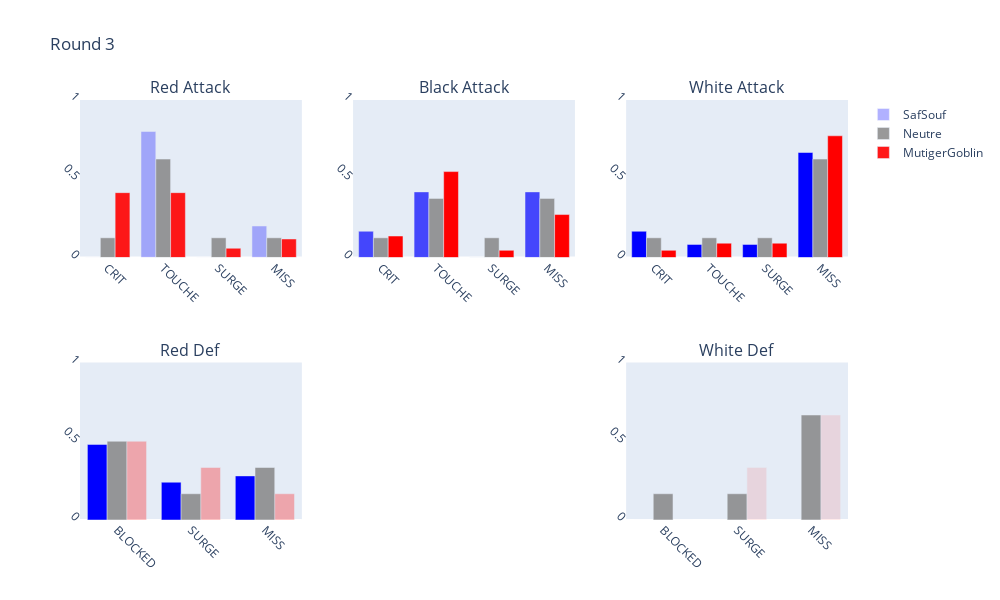

The notebook cell this image was saved under:
### Markdown cell above
### <div class="alert alert-block alert-info">Round 3</div>

### Code cell
subplot_all_dice(xatt,xdef,BlueListSizeRound3,RedListSizeRound3,attRedListRound3,attBlackListRound3,attWhiteListRound3,
                 defRedListRound3,defWhiteListRound3,title = "Round 3",blue = BluePlayer,red = RedPlayer )

### Figure 1 — Plotly figure (JSON) as saved in the notebook; plotly's stock layout.template omitted (floating-point values rounded to 4 significant figures)
{"data": [{"marker": {"color": "blue"}, "name": "SafSouf", "opacity": 0.3, "showlegend": true, "type": "bar", "x": ["CRIT", "TOUCHE", "SURGE", "MISS"], "xaxis": "x", "y": [0, 0.8, 0, 0.2], "yaxis": "y"}, {"marker": {"color": "grey"}, "name": "Neutre", "opacity": 0.8, "showlegend": true, "type": "bar", "x": ["CRIT", "TOUCHE", "SURGE", "MISS"], "xaxis": "x", "y": [0.125, 0.625, 0.125, 0.125], "yaxis": "y"}, {"marker": {"color": "red"}, "name": "MutigerGoblin", "opacity": 0.9, "showlegend": true, "type": "bar", "x": ["CRIT", "TOUCHE", "SURGE", "MISS"], "xaxis": "x", "y": [0.4118, 0.4118, 0.05882, 0.1176], "yaxis": "y"}, {"marker": {"color": "blue"}, "name": "SafSouf", "opacity": 0.7, "showlegend": false, "type": "bar", "x": ["CRIT", "TOUCHE", "SURGE", "MISS"], "xaxis": "x2", "y": [0.1667, 0.4167, 0, 0.4167], "yaxis": "y2"}, {"marker": {"color": "grey"}, "name": "Neutre", "opacity": 0.8, "showlegend": false, "type": "bar", "x": ["CRIT", "TOUCHE", "SURGE", "MISS"], "xaxis": "x2", "y": [0.125, 0.375, 0.125, 0.375], "yaxis": "y2"}, {"marker": {"color": "red"}, "name": "MutigerGoblin", "opacity": 1, "showlegend": false, "type": "bar", "x": ["CRIT", "TOUCHE", "SURGE", "MISS"], "xaxis": "x2", "y": [0.1364, 0.5455, 0.04545, 0.2727], "yaxis": "y2"}, {"marker": {"color": "blue"}, "name": "SafSouf", "opacity": 1, "showlegend": false, "type": "bar", "x": ["CRIT", "TOUCHE", "SURGE", "MISS"], "xaxis": "x3", "y": [0.1667, 0.08333, 0.08333, 0.6667], "yaxis": "y3"}, {"marker": {"color": "grey"}, "name": "Neutre", "opacity": 0.8, "showlegend": false, "type": "bar", "x": ["CRIT", "TOUCHE", "SURGE", "MISS"], "xaxis": "x3", "y": [0.125, 0.125, 0.125, 0.625], "yaxis": "y3"}, {"marker": {"color": "red"}, "name": "MutigerGoblin", "opacity": 1, "showlegend": false, "type": "bar", "x": ["CRIT", "TOUCHE", "SURGE", "MISS"], "xaxis": "x3", "y": [0.04545, 0.09091, 0.09091, 0.7727], "yaxis": "y3"}, {"marker": {"color": "blue"}, "name": "SafSouf", "opacity": 1, "showlegend": false, "type": "bar", "x": ["BLOCKED", "SURGE", "MISS"], "xaxis": "x4", "y": [0.48, 0.24, 0.28], "yaxis": "y4"}, {"marker": {"color": "grey"}, "name": "Neutre", "opacity": 0.8, "showlegend": false, "type": "bar", "x": ["BLOCKED", "SURGE", "MISS"], "xaxis": "x4", "y": [0.5, 0.1667, 0.3333], "yaxis": "y4"}, {"marker": {"color": "red"}, "name": "MutigerGoblin", "opacity": 0.3, "showlegend": false, "type": "bar", "x": ["BLOCKED", "SURGE", "MISS"], "xaxis": "x4", "y": [0.5, 0.3333, 0.1667], "yaxis": "y4"}, {"marker": {"color": "blue"}, "name": "SafSouf", "opacity": 0.1, "showlegend": false, "type": "bar", "x": ["BLOCKED", "SURGE", "MISS"], "xaxis": "x6", "y": [0, 0, 0], "yaxis": "y6"}, {"marker": {"color": "grey"}, "name": "Neutre", "opacity": 0.8, "showlegend": false, "type": "bar", "x": ["BLOCKED", "SURGE", "MISS"], "xaxis": "x6", "y": [0.1667, 0.1667, 0.6667], "yaxis": "y6"}, {"marker": {"color": "red"}, "name": "MutigerGoblin", "opacity": 0.1, "showlegend": false, "type": "bar", "x": ["BLOCKED", "SURGE", "MISS"], "xaxis": "x6", "y": [0, 0.3333, 0.6667], "yaxis": "y6"}], "layout": {"annotations": [{"font": {"size": 16}, "showarrow": false, "text": "Red Attack", "x": 0.1444, "xanchor": "center", "xref": "paper", "y": 1, "yanchor": "bottom", "yref": "paper"}, {"font": {"size": 16}, "showarrow": false, "text": "Black Attack", "x": 0.5, "xanchor": "center", "xref": "paper", "y": 1, "yanchor": "bottom", "yref": "paper"}, {"font": {"size": 16}, "showarrow": false, "text": "White Attack", "x": 0.8556, "xanchor": "center", "xref": "paper", "y": 1, "yanchor": "bottom", "yref": "paper"}, {"font": {"size": 16}, "showarrow": false, "text": "Red Def", "x": 0.1444, "xanchor": "center", "xref": "paper", "y": 0.375, "yanchor": "bottom", "yref": "paper"}, {"font": {"size": 16}, "showarrow": false, "text": "White Def", "x": 0.8556, "xanchor": "center", "xref": "paper", "y": 0.375, "yanchor": "bottom", "yref": "paper"}], "autosize": false, "height": 600, "title": {"text": "Round 3"}, "width": 1000, "xaxis": {"anchor": "y", "domain": [0, 0.2889], "tickangle": 45}, "xaxis2": {"anchor": "y2", "domain": [0.3556, 0.6444], "tickangle": 45}, "xaxis3": {"anchor": "y3", "domain": [0.7111, 1], "tickangle": 45}, "xaxis4": {"anchor": "y4", "domain": [0, 0.2889], "tickangle": 45}, "xaxis5": {"anchor": "y5", "domain": [0.3556, 0.6444], "tickangle": 45}, "xaxis6": {"anchor": "y6", "domain": [0.7111, 1], "tickangle": 45}, "yaxis": {"anchor": "x", "domain": [0.625, 1], "range": [0, 1], "showgrid": false, "tickangle": 45}, "yaxis2": {"anchor": "x2", "domain": [0.625, 1], "range": [0, 1], "showgrid": false, "tickangle": 45}, "yaxis3": {"anchor": "x3", "domain": [0.625, 1], "range": [0, 1], "showgrid": false, "tickangle": 45}, "yaxis4": {"anchor": "x4", "domain": [0, 0.375], "range": [0, 1], "showgrid": false, "tickangle": 45}, "yaxis5": {"anchor": "x5", "domain": [0, 0.375], "range": [0, 1], "showgrid": false, "tickangle": 45}, "yaxis6": {"anchor": "x6", "domain": [0, 0.375], "range": [0, 1], "showgrid": false, "tickangle": 45}}}
